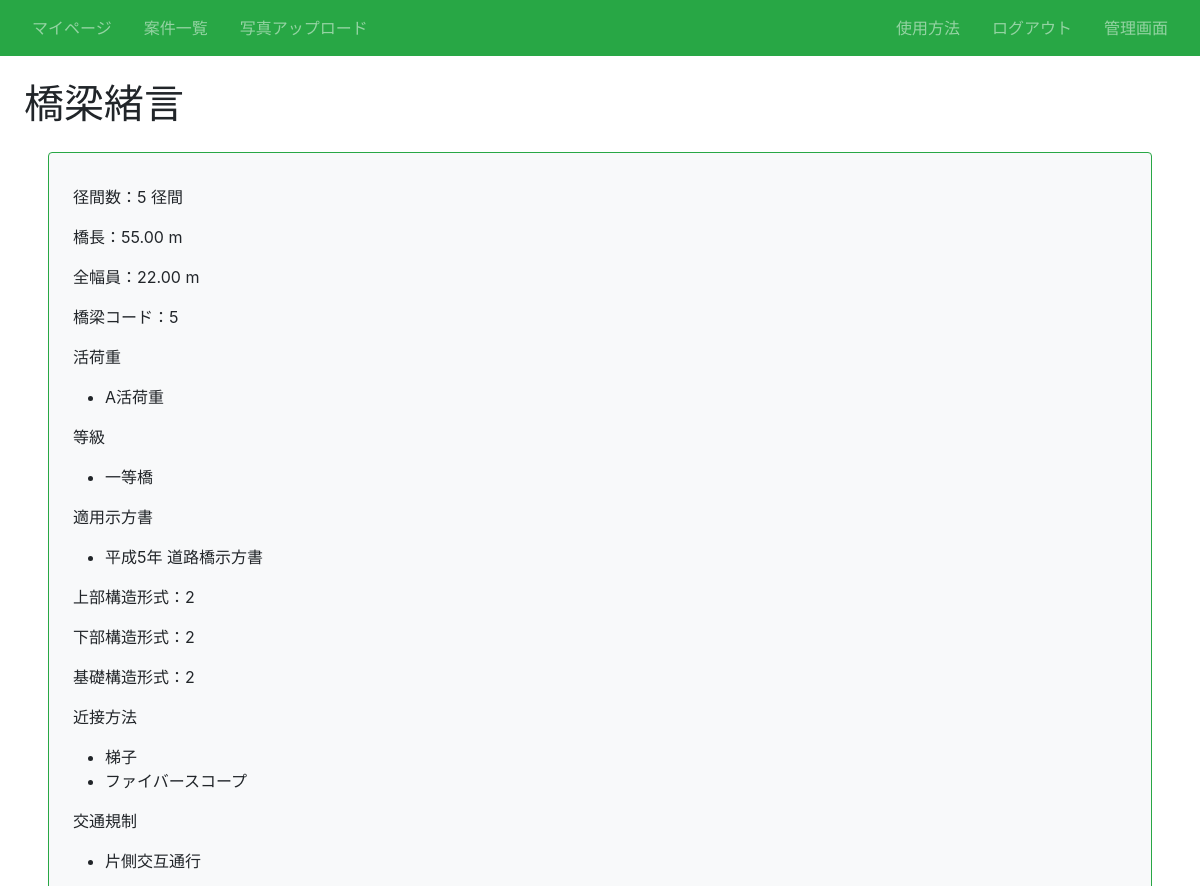
The app's page /article/1/infra/20/detail/ (signed in, upper part), older data.
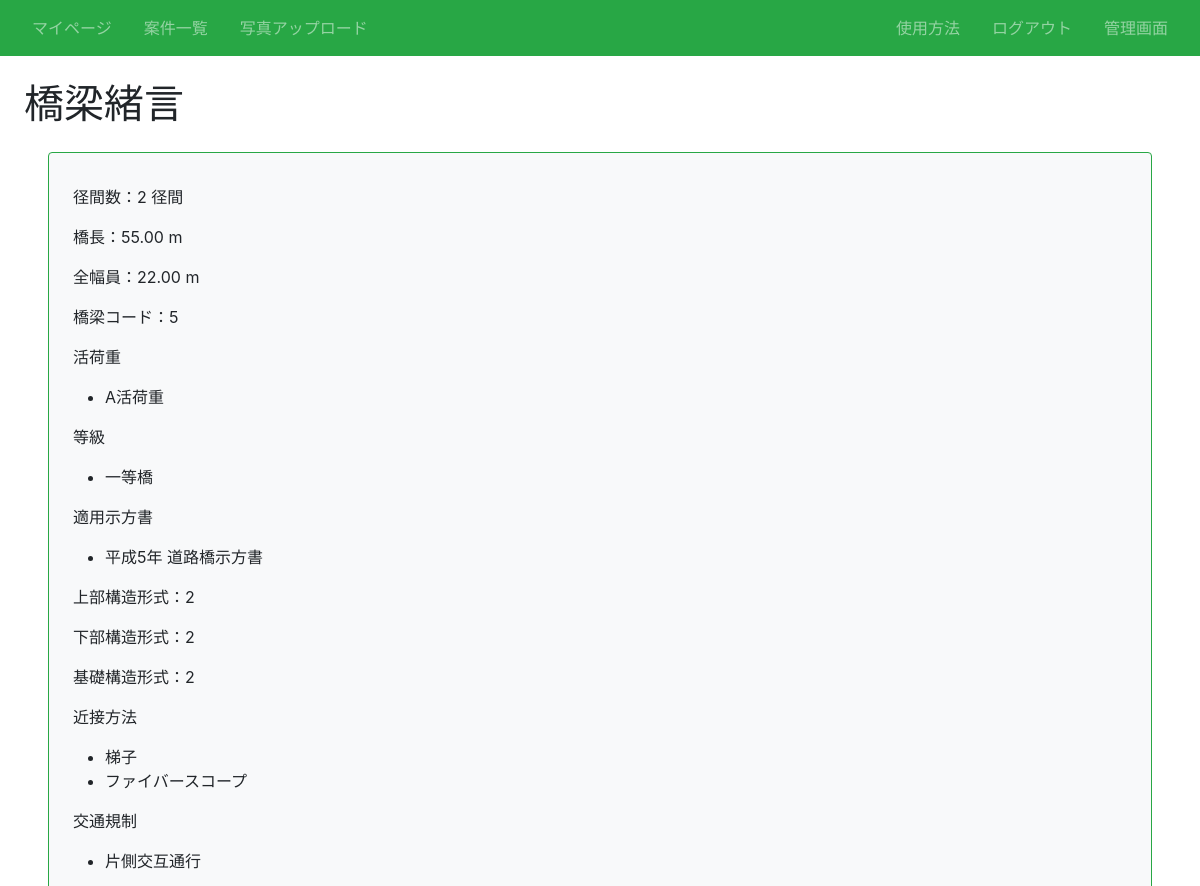
The same page, newer data.
### infra/models.py (models this page shows, shortened)
class Infra(models.Model):
    title = models.CharField(max_length=100)# 橋名
    径間数 = models.IntegerField()# 径間数
    橋長 = models.DecimalField(max_digits=10, decimal_places=2)# 橋長(最大桁数10桁、小数点以下2桁)
    全幅員 = models.DecimalField(max_digits=10, decimal_places=2)# 全幅員(最大桁数10桁、小数点以下2桁)
    路線名 = models.CharField(max_length=200)# 路線名
    latitude = models.CharField(max_length=50, blank=True)# 起点側緯度
    longitude = models.CharField(max_length=50, blank=True)# 起点側経度
    end_latitude = models.CharField(max_length=50, blank=True)# 終点側緯度
    end_longitude = models.CharField(max_length=50, blank=True)# 終点側経度
    橋梁コード = models.CharField(max_length=50, blank=True)# 橋梁コード
    活荷重 = models.ManyToManyField(LoadWeight)# 活荷重
    等級 = models.ManyToManyField(LoadGrade)# 等級
    適用示方書 = models.ManyToManyField(Rulebook)# 適用示方書
    上部構造形式 = models.CharField(max_length=100)# 上部構造形式
    下部構造形式 = models.CharField(max_length=100)# 下部構造形式
    基礎構造形式 = models.CharField(max_length=100)# 基礎構造形式
    近接方法 = models.ManyToManyField(Approach)# 近接方法
    交通規制 = models.ManyToManyField(Regulation)# 交通規制
    第三者点検 = models.ManyToManyField(Thirdparty)# 第三者点検の有無
    海岸線との距離 = models.CharField(max_length=100)# 海岸線の距離
    路下条件 = models.ManyToManyField(UnderCondition)# 路下条件
    特記事項 = models.CharField(max_length=100, blank=True)# 特記事項
    カテゴリー = models.CharField(max_length=100, choices = CATEGORY)# カテゴリー
    交通量 = models.CharField(max_length=10, blank=True)# 12時間交通量
    大型車混入率 = models.CharField(max_length=10, blank=True)# 大型車混入率
    article = models.ForeignKey(Article, on_delete=models.CASCADE)

### infra/views.py (the view)
# urls.py: path('article/<int:article_pk>/infra/<int:pk>/detail/', views.DetailInfraView.as_view(), name='detail-infra'),# 橋梁データの一覧
class DetailInfraView(LoginRequiredMixin, DetailView):
    template_name = 'infra/infra_detail.html'
    model = Infra
    def get_context_data(self, **kwargs):
        kwargs["article_id"] = self.kwargs["article_pk"]
        return super().get_context_data(**kwargs)

### infra/templates/infra/infra_detail.html (shortened to what this page needs)
{% extends "base.html" %}
{% block h1 %}橋梁緒言{% endblock %}
{% block content %}
  <div class="p-4 m-4 bg-light border border-success rounded">
    <p>径間数：{{ object.径間数 }} 径間</p>
    <p>橋長：{{ object.橋長 }} m</p>
    <p>全幅員：{{ object.全幅員 }} m</p>
    <p>橋梁コード：{{ object.橋梁コード }}</p>
    <p>活荷重</p>
    <ul>
        {% for loadWeight in object.活荷重.all %}
        <li>{{ loadWeight.活荷重 }}</li>
        {% endfor %}
    </ul>
    <p>等級</p>
    <ul>
        {% for loadGrade in object.等級.all %}
        <li>{{ loadGrade.等級 }}</li>
        {% endfor %}
    </ul>
    <p>適用示方書</p>
    <ul>
        {% for rulebook in object.適用示方書.all %}
        <li>{{ rulebook.適用示方書 }}</li>
        {% endfor %}
    </ul>
    <p>上部構造形式：{{ object.上部構造形式 }}</p>
    <p>下部構造形式：{{ object.下部構造形式 }}</p>
    <p>基礎構造形式：{{ object.基礎構造形式 }}</p>
    <p>近接方法</p>
    <ul>
        {% for approach in object.近接方法.all %}
        <li>{{ approach.近接方法 }}</li>
        {% endfor %}
    </ul>
    <p>交通規制</p>
    <ul>
        {% for regulation in object.交通規制.all %}
        <li>{{ regulation.交通規制 }}</li>
        {% endfor %}
    </ul>
  </div>
{% endblock content %}

Row changes from the older to the newer data that the page shows:
changed Infra: 径間数 "5" → "2"
